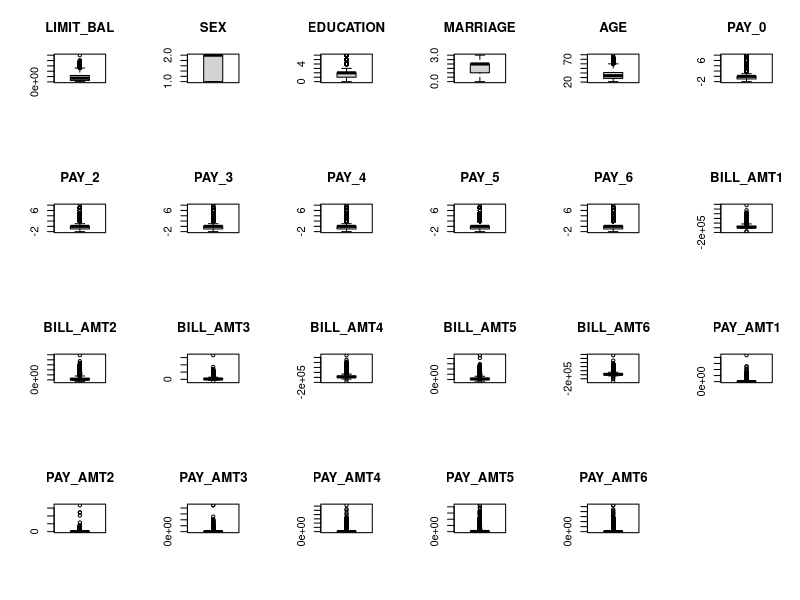
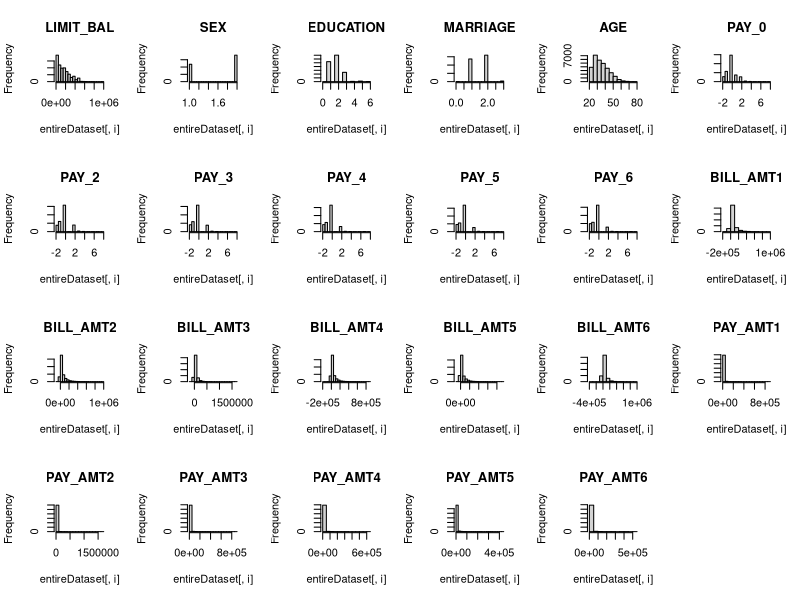
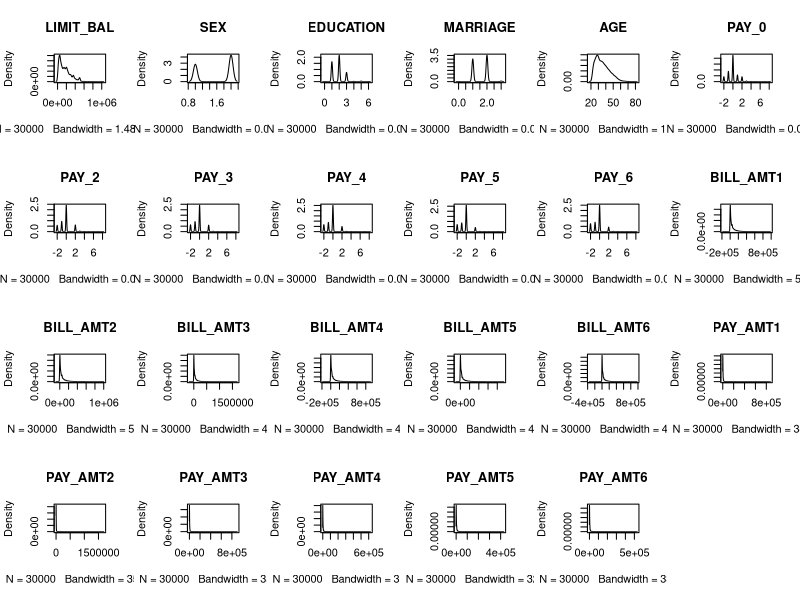
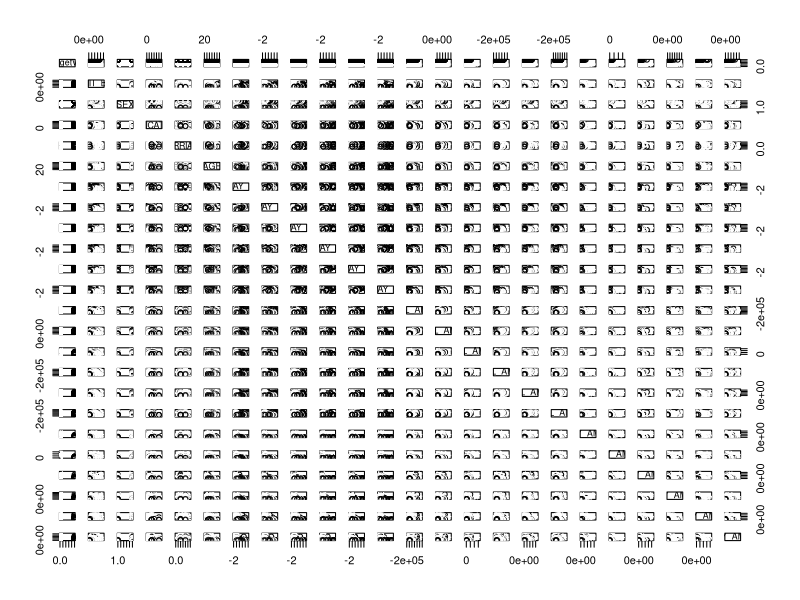

Here is the R script that generated these plots, in order: (Note: this script raises an error after producing the figures.)
## ---- chunk 1
knitr::opts_chunk$set(echo = TRUE)
## ---- chunk 2
library(caret)
library(corrplot)
library(ROCR)
## ---- chunk 3
startTimeScript <- proc.time()
entireDataset <- read.csv("default-of-credit-card-clients.csv", header= TRUE, stringsAsFactors = FALSE)

# Rename the class/target column to a standard label
colnames(entireDataset)[ncol(entireDataset)] <- "targetVar"

# Drop the Customer ID field as the label column has no relevance in the prediction exercise
entireDataset$CID <- NULL

# Use variable totCol to hold the number of columns in the dataframe
totCol <- ncol(entireDataset)
## ---- chunk 4
head(entireDataset)
## ---- chunk 5
dim(entireDataset)
## ---- chunk 6
sapply(entireDataset, class)
## ---- chunk 7
summary(entireDataset)
## ---- chunk 8
entireDataset_x <- entireDataset[,1:(totCol-1)]
entireDataset_y <- entireDataset[,totCol]
cbind(freq=table(entireDataset_y), percentage=prop.table(table(entireDataset_y))*100)
## ---- chunk 9
sapply(entireDataset, function(x) sum(is.na(x)))
## ---- chunk 10
# Set up a variable for the total number of attribute columns (totAttr)
totAttr <- totCol-1
# Set up the number of row and columns for visualization display. dispRow * dispCol should be >= totAttr
dispCol <- 6
if (totAttr%%dispCol == 0) {
dispRow <- totAttr%/%dispCol
} else {
dispRow <- (totAttr%/%dispCol) + 1
}
cat("Will attempt to create graphics grid (col x row): ", dispCol, ' by ', dispRow)
## ---- chunk 11
# Boxplots for each attribute
par(mfrow=c(dispRow,dispCol))
for(i in 1:totAttr) {
	boxplot(entireDataset[,i], main=names(entireDataset)[i])
}
## ---- chunk 12
# Histograms each attribute
par(mfrow=c(dispRow,dispCol))
for(i in 1:totAttr) {
	hist(entireDataset[,i], main=names(entireDataset)[i])
}
## ---- chunk 13
# Density plot for each attribute
par(mfrow=c(dispRow,dispCol))
for(i in 1:totAttr) {
	plot(density(entireDataset[,i]), main=names(entireDataset)[i])
}
## ---- chunk 14
# Scatterplot matrix colored by class
pairs(targetVar~., data=entireDataset, col=entireDataset$targetVar)
## ---- chunk 15
# Box and whisker plots for each attribute by class
scales <- list(x=list(relation="free"), y=list(relation="free"))
featurePlot(x=entireDataset_x, y=entireDataset_y, plot="box", scales=scales)
## ---- chunk 16
# Density plots for each attribute by class value
featurePlot(x=entireDataset_x, y=entireDataset_y, plot="density", scales=scales)
## ---- chunk 17
# Correlation plot
correlations <- cor(entireDataset_x)
corrplot(correlations, method="circle")
## ---- chunk 18
# Correct the invalid values in the Education and Marital Status columns
entireDataset$EDUCATION[entireDataset$EDUCATION==0] <- 4
entireDataset$EDUCATION[entireDataset$EDUCATION==5] <- 4
entireDataset$EDUCATION[entireDataset$EDUCATION==6] <- 4
entireDataset$MARRIAGE[entireDataset$MARRIAGE==0] <- 3

# Impute missing values
#entireDataset$some_col <- with(entireDataset, impute(some_col, mean))
## ---- chunk 19
# Not applicable for this iteration of the project.
## ---- chunk 20
# Conver the integer variables to categorical variables as appropriate
entireDataset$SEX <- as.factor(entireDataset$SEX)
entireDataset$EDUCATION <- as.factor(entireDataset$EDUCATION)
entireDataset$MARRIAGE <- as.factor(entireDataset$MARRIAGE)
entireDataset$targetVar <- as.factor(entireDataset$targetVar)

# Conver the credit limit attribute into bins
credit_bins <- c(0, 50000, 100000, 200000, 500000, 800000, 1000000)
credit_labels <- c("50K", "100K", "200K", "500K", "800K", "1M")
entireDataset$CREDIT_BIN <- cut(entireDataset$LIMIT_BAL, breaks = credit_bins, labels = credit_labels)

# Drop the Credit Limit field after binning
entireDataset$LIMIT_BAL <- NULL

# Conver the age attribute into bins
age_bins <- c(20, 30, 40, 50, 60, 70, 80)
age_labels <- c("20s", "30s", "40s", "50s", "60s", "70s")
entireDataset$AGE_BIN <- cut(entireDataset$AGE, breaks = age_bins, labels = age_labels)

# Drop the Age field after binning
entireDataset$AGE <- NULL
## ---- chunk 21
seedNum <- 888
set.seed(seedNum)

# Create a list of 70% of the rows in the original dataset we can use for training
training_index <- createDataPartition(entireDataset$targetVar, p=0.70, list=FALSE)

# Use 70% of data to training and testing the models
training <- entireDataset[training_index,]

# Select the remaining 30% of the data for validation
validation <- entireDataset[-training_index,]
## ---- chunk 22
proc.time()-startTimeScript
## ---- chunk 23
# Run algorithms using 10-fold cross validation
control <- trainControl(method="repeatedcv", number=10, repeats=3)
metricTarget <- "Accuracy"
## ---- chunk 24
# Logistic Regression (Classification)
startTimeModule <- proc.time()
set.seed(seedNum)
fit.glm <- train(targetVar~., data=training, method="glm", metric=metricTarget, trControl=control)
proc.time()-startTimeModule
## ---- chunk 25
# Decision Tree - CART (Regression/Classification)
startTimeModule <- proc.time()
set.seed(seedNum)
fit.cart <- train(targetVar~., data=training, method="rpart", metric=metricTarget, trControl=control)
proc.time()-startTimeModule
## ---- chunk 26
# k-Nearest Neighbors (Regression/Classification)
startTimeModule <- proc.time()
set.seed(seedNum)
fit.knn <- train(targetVar~., data=training, method="knn", metric=metricTarget, trControl=control)
proc.time()-startTimeModule
## ---- chunk 27
# Support Vector Machine (Regression/Classification)
startTimeModule <- proc.time()
set.seed(seedNum)
fit.svm <- train(targetVar~., data=training, method="svmRadial", metric=metricTarget, trControl=control)
proc.time()-startTimeModule
## ---- chunk 28
# Bagged CART (Regression/Classification)
startTimeModule <- proc.time()
set.seed(seedNum)
fit.bagcart <- train(targetVar~., data=training, method="treebag", metric=metricTarget, trControl=control)
proc.time()-startTimeModule
## ---- chunk 29
# Random Forest (Regression/Classification)
startTimeModule <- proc.time()
set.seed(seedNum)
fit.rf <- train(targetVar~., data=training, method="rf", metric=metricTarget, trControl=control)
proc.time()-startTimeModule
## ---- chunk 30
# AdaBoost (Classification)
startTimeModule <- proc.time()
set.seed(seedNum)
fit.ada <- train(targetVar~., data=training, method="ada", metric=metricTarget, trControl=control)
proc.time()-startTimeModule
## ---- chunk 31
# Stochastic Gradient Boosting (Regression/Classification)
startTimeModule <- proc.time()
set.seed(seedNum)
fit.gbm <- train(targetVar~., data=training, method="gbm", metric=metricTarget, trControl=control, verbose=F)
proc.time()-startTimeModule
## ---- chunk 32
results <- resamples(list(LR=fit.glm, CART=fit.cart, kNN=fit.knn, SVM=fit.svm, BagCART=fit.bagcart, RF=fit.rf, AdaBoost=fit.ada, GBM=fit.gbm))
summary(results)
dotplot(results)
## ---- chunk 33
# Tuning algorithm #1 - AdaBoost
startTimeModule <- proc.time()
set.seed(seedNum)
grid <- expand.grid(iter = c(50, 100, 150), maxdepth = c(1, 2, 3), nu = c(0.05, 0.1, 0.2))
fit.final1 <- train(targetVar~., data=training, method="ada", metric=metricTarget, tuneGrid=grid, trControl=control)
print(fit.final1)
proc.time()-startTimeModule
## ---- chunk 34
# Tuning algorithm #2 - Decision Tree
startTimeModule <- proc.time()
set.seed(seedNum)
grid <- expand.grid(cp = c(0.1, 0.5, 0.9))
fit.final2 <- train(targetVar~., data=training, method="rpart", metric=metricTarget, tuneGrid=grid, trControl=control)
plot(fit.final2)
print(fit.final2)
proc.time()-startTimeModule
## ---- chunk 35
# Tuning algorithm #3 - Stochastic Gradient Boosting
startTimeModule <- proc.time()
set.seed(seedNum)
grid <- expand.grid(.n.trees=c(50, 100, 200), .shrinkage=c(0.01, 0.05, 0.1), .interaction.depth=c(1, 2, 3), .n.minobsinnode=c(3, 5, 7))
fit.final3 <- train(targetVar~., data=training, method="gbm", metric=metricTarget, tuneGrid=grid, trControl=control, verbose=F)
plot(fit.final3)
print(fit.final3)
proc.time()-startTimeModule
## ---- chunk 36
results <- resamples(list(ADA=fit.final1, CART=fit.final2, GBM=fit.final3))
summary(results)
dotplot(results)
## ---- chunk 37
predictions <- predict(fit.final1, newdata=validation)
confusionMatrix(predictions, validation$targetVar)

pred <- prediction(as.numeric(predictions), as.numeric(validation$targetVar))
perf <- performance(pred, measure = "tpr", x.measure = "fpr")
plot(perf, colorize=TRUE)
auc <- performance(pred, measure = "auc")
auc <- auc@y.values[[1]]
auc
## ---- chunk 38
startTimeModule <- proc.time()
set.seed(seedNum)
grid <- expand.grid(iter = 100, maxdepth = 3, nu = 0.05)
finalModel <- train(targetVar~., data=entireDataset, method="ada", metric=metricTarget, tuneGrid=grid, trControl=control, verbose=F)
print(finalModel)
proc.time()-startTimeModule
## ---- chunk 39
#saveRDS(finalModel, "./finalModel_BinaryClass.rds")
## ---- chunk 40
proc.time()-startTimeScript
